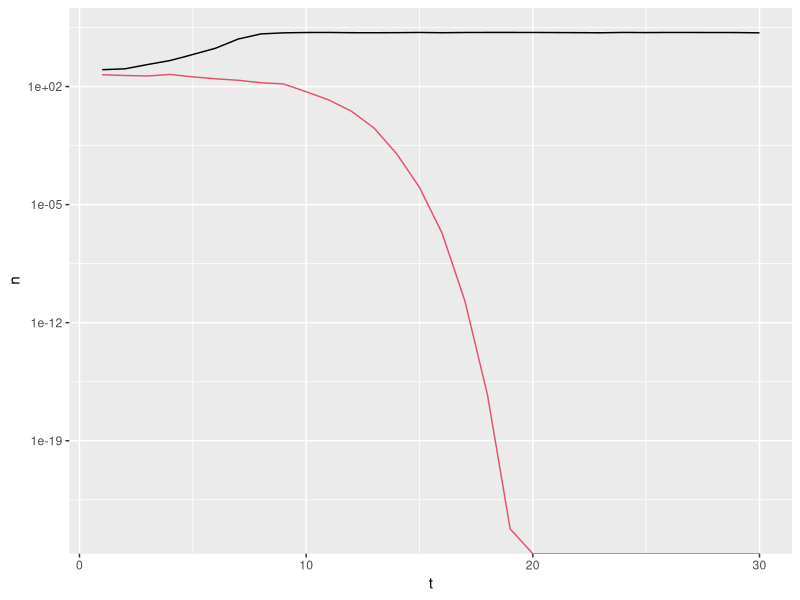
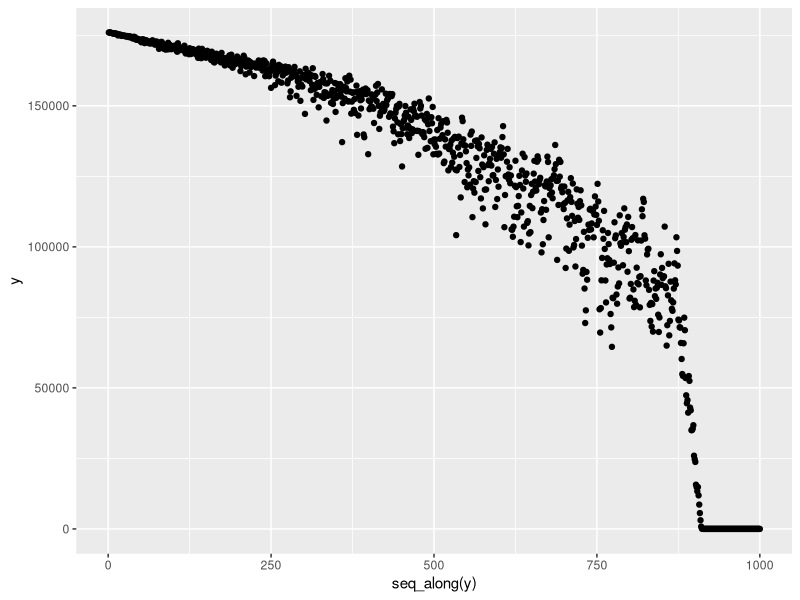
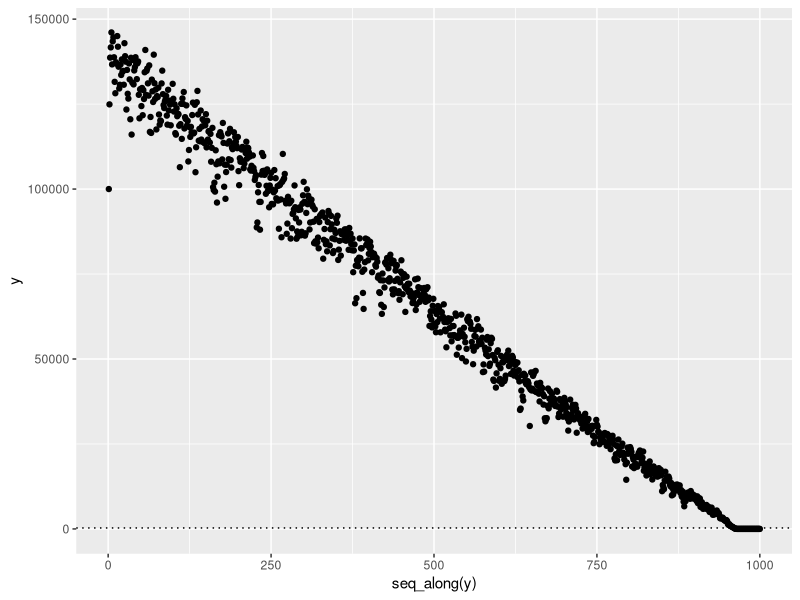
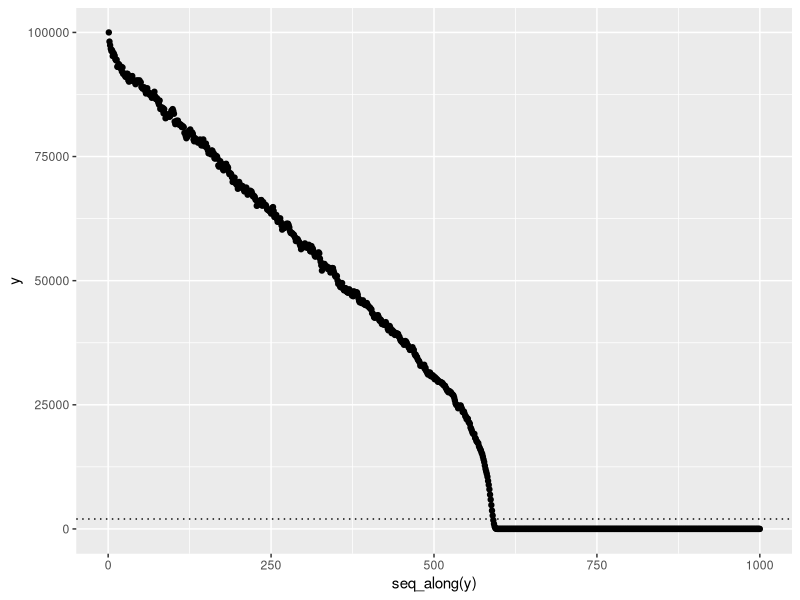

Write R code to recreate these figures, in order.
## ---- chunk 1
library("ggplot2")
## ---- chunk 2
g <- function(n_t, 
              t = 23, # Hours between serial dilutions
              epsilon = rnorm(1, 0, 0.15), 
              theta = c(gamma_high = 0.439, # hr^-1
                        gamma_low = 0.309, # hr^-1
                        T_lag = 2.97, # hr
                        N_c = 2.76e2, # cells/μl
                        K = 1.76e5),  # cells/μl
              DF = 600)  # dilution factor
{
  ## avoid referencing these repeatedly for readability and speed
  gamma_high <- theta[["gamma_high"]]
  gamma_low <- theta[["gamma_low"]]
  T_lag <- theta[["T_lag"]]
  N_c <- theta[["N_c"]]
  K <- theta[["K"]]
  
  
  ## Dilute and start growing. (Stochasticity enters only via the dilution process)
  n_t <- n_t  * (1 + epsilon) / DF
  
  # Lag phase, could have been scaled out of the model
  if(t < T_lag)
    n_t1 <- n_t
  
  ## Numerical happiness
  if(n_t < 1e-20)
    n_t1 <- 0
  
  ## Actual model
  else {
    
    if(n_t < N_c){ # Needs to switch once n > N_c
      
      ## Analytically find out how long before we leave the low-growth regime
      t_c <- log(N_c / n_t) / gamma_low + T_lag
      
      ## Um, now this should just be equal to N_c
      n_low <- n_t * exp((t_c - T_lag) * gamma_low) 
      
      ## Spend remaining time in > N_c growth regime:      
      tau <- t - t_c        
      n_t <- n_low
      n_t1 <- K  / (1 + (K / n_t - 1) * exp(- gamma_high * tau))
    
      
    } else if(n_t >= N_c){
      ## simpler if we're always in the high-growth regime:
      tau <- t - T_lag
      n_t1 <- K / (1 + (K / n_t - 1) * exp(- gamma_high * tau))
      
    }
  }
  # And now we can return n_{t+1}
  n_t1
}
## ---- chunk 3
max_days <- 30
n <- numeric(max_days)
x <- numeric(max_days)
n[1] <- 1e3
x[1] <- 5e2
set.seed(123)
for(day in 1:(max_days-1)){
  n[day+1] <- g(n[day])
  x[day+1] <- g(x[day])
}

df <- data.frame(t = 1:max_days, n = n, x = x)

ggplot(df) + 
  geom_line(aes(t, n), col = 1) + 
  geom_line(aes(t, x), col = 2) +
  scale_y_log10()
## ---- chunk 4
# Stepwise changes
DF <- as.numeric(sapply(seq(0, 2000, length=9), rep, 40))

# continuous linear increase
DF <- seq(0, 2000, length=1e3)

max_days <- length(DF)
y <- numeric(max_days)

y[1] <- 1.76e5
for(day in 1:(max_days-1)){
  y[day+1] <- g(y[day], DF = DF[day])
}

qplot(seq_along(y), y)
## ---- chunk 5
K_0 = 1.76e5
# continuous linear increase
sucrose <- seq(K_0, 0, length=1e3)

max_days <- length(sucrose)
y <- numeric(max_days)

y[1] <- 1e5
for(day in 1:(max_days-1)){
  theta = c(gamma_high = 0.4, # hr^-1
            gamma_low = 0.3, # hr^-1
            T_lag = 2.97, # hr
            N_c = 2.76e2, # cells/μl
            K = sucrose[day])
  y[day+1] <- g(y[day], theta=theta)
}

qplot(seq_along(y), y) + geom_hline(yintercept=2.76e2, lty=3)

## ---- chunk 6
N_c <- 2e3
K_0 = 1.76e5
# continuous linear increase
sucrose <- seq(K_0, .8 * N_c, length=1e3)

max_days <- length(sucrose)
y <- numeric(max_days)

y[1] <- 1e5
for(day in 1:(max_days-1)){
  theta = c(gamma_high = 0.4, # hr^-1
            gamma_low = 0.3, # hr^-1
            T_lag = 2.97, # hr
            N_c = N_c, # cells/μl
            K = sucrose[day])
  y[day+1] <- g(y[day], theta=theta, epsilon=rnorm(1,0,.01))
}

qplot(seq_along(y), y) + geom_hline(yintercept = N_c, lty=3)

